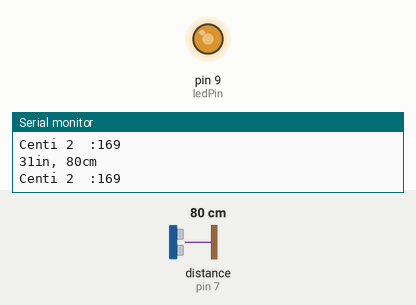
Recording of a sketch running on a simulated Arduino Uno, built with avr-gcc and run on an emulated ATmega328P. Parts: output pins drawn as LEDs (lit = HIGH), the last lines printed to the serial monitor. Wiring (inferred from the names in the program): ultrasonic range finder: trigger pin 7; echo pin 7. The inputs (shaded band) are chosen by the test bench; at power-on: distance to the obstacle (sensor on pin 7) 80 cm. The echo pulse lasts 58.3 µs per cm.

Above: at 1.2 s.
1.3 s: distance to the obstacle (sensor on pin 7) set to 2 cm
At 2.5 s:
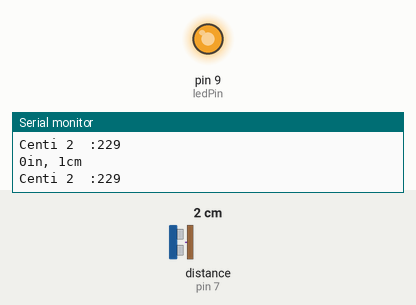
3.1 s: distance to the obstacle (sensor on pin 7) set to 250 cm
At 4.4 s:
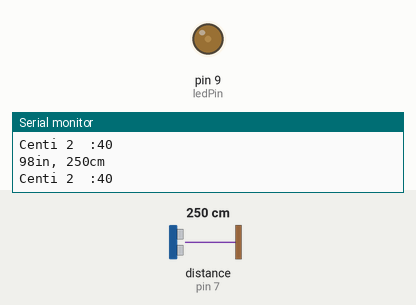
4.7 s: distance to the obstacle (sensor on pin 7) set to 299 cm
At 5.8 s:
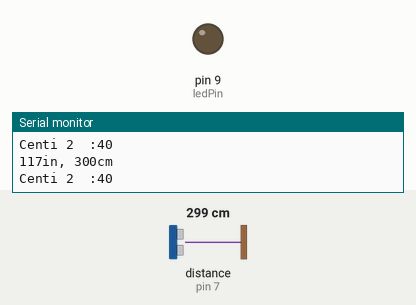
Timing chart, 0 to 7.7 s (numbered marks = the images above; inputs shaded):
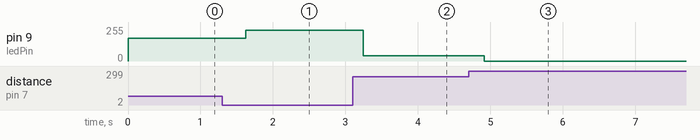

The sketch:

experiencia3_fade.ino
```cpp
/*

Lab 15125

###################
#   Descripcion   #
###################


  Sensor Ping))) - Fade Led

   Este sketch lee el dato obtenido por el sensor ultrasonico PING))) y enciende un led
   de forma gradual (fade).

   los valores aparecen en el monitor serie para poder calibrar.

    El circuito:
     * +V conectado a sensor PING))) en +5V
     * GND conectado a sensor PING))) en GND (ground)
     * SIG conectado a sensor PING))) en pin digital 7
     * LED conectado a pin 9 (PWM)

 */


// VARIABLES GLOBALES INICIALIZADAS
 const int pingPin = 7;
 const int ledPin = 9;
// VARIABLES GLOBALES NO INICIALIZADAS
 int  fadeValue, fadeValue2 ;

void setup()

  {
      // se inicializa comunicacion serial:
         Serial.begin(9600);
   }

void loop()
 {

// Obtiene distancia
  /*
   establece variables para duracion del ping
   y el resultado de la distancia en centimetros
  */
   long duration, inches, cm, cm2;

   /*
   El triggered PING))) es un pulso HIGH de 2 microsegundos.
   un pulso LOW posteriormente para asegurarse que limpia el pulso HIGH
   */
     pinMode(pingPin, OUTPUT);
     digitalWrite(pingPin, LOW);
     delayMicroseconds(2);
     digitalWrite(pingPin, HIGH);
     delayMicroseconds(5);
     digitalWrite(pingPin, LOW);

  /*
   El mismo pin es usado para leer la señal de PING))) del pulso HIGH
   pulso cuya duración es el tiempo (en microsegundos) desde el envío
   del ping hasta la recepción de su eco desde un objeto.
  */
    pinMode(pingPin, INPUT);
    duration = pulseIn(pingPin, HIGH);

  /*
  convierte el tiempo a distancia con la funcion microsecondsToInches y microsecondsToCentimeters
  */
     inches = microsecondsToInches(duration);
     cm = microsecondsToCentimeters(duration);
// Fin Obtiene distancia//


// Fade (o fading) Led
 // Si la distancia es menor a 300 cm
  if (cm<300)

 {
  // Brillo de led decae en la medida que se aleja hasta 300 cm
  cm2 = 300 - cm;
  //  valor entregado = map(valor que recibo, de Mínimo, de Máximo, a Mínimo, a Máximo)
  fadeValue2 = map(cm2 , 10, 333, 10, 255);
  // Escribe fadeValue2 al pin 9
  analogWrite(ledPin, fadeValue2);
 }
 //para cualquier otro caso diferente de cm<300 apaga el pin
 else
 {
  analogWrite(ledPin, 0);
 }
// Fin de Fade (o fading) Led


// Depurado (o debug/debugging)
// Muestra los valores a traves del monitor serie
    Serial.print(inches);
    Serial.print("in, ");
    Serial.print(cm);
    Serial.print("cm");
    Serial.println();
    Serial.print("Centi 2  :");
    Serial.print(  fadeValue2 );

   Serial.println();
// Fin Depurado (o debug/debugging)

// Delay hace gradual el fade (desvanecimiento del led)
  delay(400);
 }
//Fin de loop


// Funciones
long microsecondsToInches(long microseconds)
 {
   /*
   Según la hoja de datos de Parallax para el PING))),
   hay 73,746 microsegundos por pulgada o 29,034 microsegundos por centimetro
   (es decir, el sonido viaja a 1130 pies (o 34442.4cm) por segundo).
   Este da la distancia recorrida por el ping, ida y vuelta,
   por lo que dividimos por 2 para obtener la distancia del obstáculo.
   ver:
   https://www.parallax.com/sites/default/files/downloads/28015-PING-Sensor-Product-Guide-v2.0.pdf
        [En el PDF: TO_IN = 73_746' Inches ; TO_CM = 29_034' Centimeters ]
   */
   return microseconds / 74 / 2;
 }

long microsecondsToCentimeters(long microseconds)
 {
  /*
  La velocidad del sonido es de 340 m / so 29 microsegundos por centímetro.
  El ping viaja hacia afuera y hacia atrás, por lo que para encontrar
  la distancia del objeto tomamos la mitad de la distancia recorrida.
  */
   return microseconds / 29 / 2;
 }

// Fin Funciones

/*
#######################
#   Fin de programa   #
#######################
*/
```

Measured:
- after the input at 1.3 s, pin 9 (ledPin): 169/255 → 229/255 after 0.33 s
- after the input at 3.1 s, pin 9 (ledPin): 229/255 → 40/255 after 0.15 s
- after the input at 4.7 s, pin 9 (ledPin): 40/255 → 0/255 after 0.21 s
